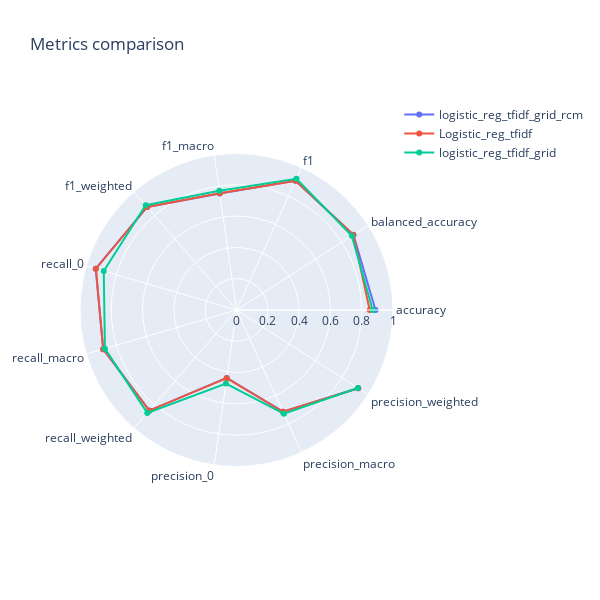
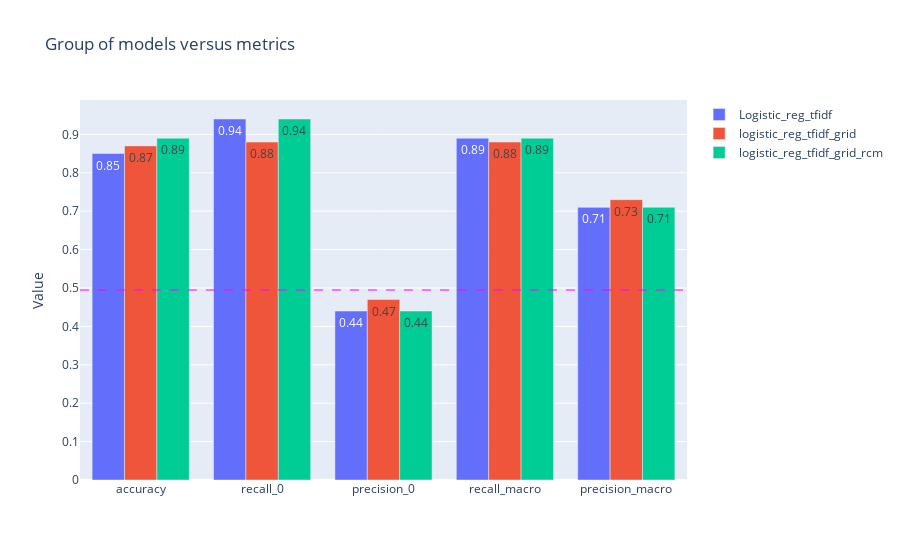
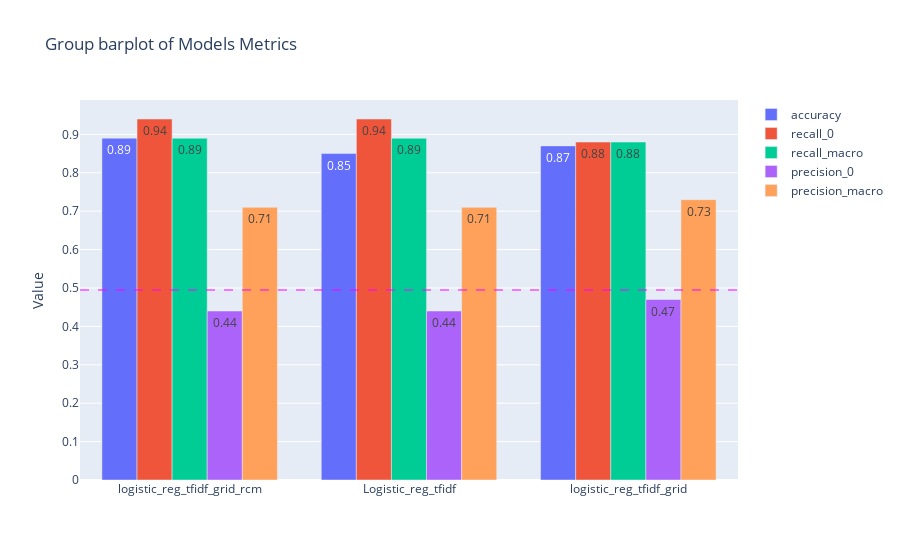

The notebook cell these images were saved under, in order:
### Code cell
# data to compare on log_reg
logreg = ["Logistic_reg_tfidf","logistic_reg_tfidf_grid", "logistic_reg_tfidf_grid_rcm"]
data_logreg = extract_perf(data, logreg)
#data_logreg

# Visualize performance on radar chart
plot_radar_mult(data_logreg)

# Visualize metrics comparison - Group of models vs metrics
barplot_models_group_vs_metric(data_logreg[col_metrics], logreg)

# Visualize on Group bar plot
barplot_model_vs_metrics_group(data_logreg, "accuracy", "recall_0", "recall_macro", "precision_0", "precision_macro" )

### Figure 1 — Plotly figure (JSON) as saved in the notebook; plotly's stock layout.template omitted (floating-point values rounded to 4 significant figures)
{"data": [{"name": "logistic_reg_tfidf_grid_rcm", "r": [0.888, 0.888, 0.9079, 0.7527, 0.8711, 0.9376, 0.888, 0.8501, 0.4385, 0.7143, 0.9246], "theta": ["accuracy", "balanced_accuracy", "f1", "f1_macro", "f1_weighted", "recall_0", "recall_macro", "recall_weighted", "precision_0", "precision_macro", "precision_weighted"], "type": "scatterpolar"}, {"name": "Logistic_reg_tfidf", "r": [0.851, 0.8878, 0.9085, 0.7535, 0.8717, 0.9361, 0.8878, 0.851, 0.4399, 0.7149, 0.9246], "theta": ["accuracy", "balanced_accuracy", "f1", "f1_macro", "f1_weighted", "recall_0", "recall_macro", "recall_weighted", "precision_0", "precision_macro", "precision_weighted"], "type": "scatterpolar"}, {"name": "logistic_reg_tfidf_grid", "r": [0.8702, 0.8762, 0.9218, 0.7698, 0.8858, 0.8841, 0.8762, 0.8702, 0.4749, 0.7286, 0.9221], "theta": ["accuracy", "balanced_accuracy", "f1", "f1_macro", "f1_weighted", "recall_0", "recall_macro", "recall_weighted", "precision_0", "precision_macro", "precision_weighted"], "type": "scatterpolar"}], "layout": {"height": 600, "polar": {"radialaxis": {"range": [0, 1], "visible": true}}, "showlegend": true, "title": {"text": "Metrics comparison"}, "width": 600}}

### Figure 2 — Plotly figure (JSON) as saved in the notebook; plotly's stock layout.template omitted (floating-point values rounded to 4 significant figures)
{"data": [{"name": "Logistic_reg_tfidf", "offsetgroup": "0", "text": ["0.85", "0.94", "0.44", "0.89", "0.71"], "textposition": "auto", "type": "bar", "x": ["accuracy", "recall_0", "precision_0", "recall_macro", "precision_macro"], "y": [0.85, 0.94, 0.44, 0.89, 0.71]}, {"name": "logistic_reg_tfidf_grid", "offsetgroup": "1", "text": ["0.87", "0.88", "0.47", "0.88", "0.73"], "textposition": "auto", "type": "bar", "x": ["accuracy", "recall_0", "precision_0", "recall_macro", "precision_macro"], "y": [0.87, 0.88, 0.47, 0.88, 0.73]}, {"name": "logistic_reg_tfidf_grid_rcm", "offsetgroup": "2", "text": ["0.89", "0.94", "0.44", "0.89", "0.71"], "textposition": "auto", "type": "bar", "x": ["accuracy", "recall_0", "precision_0", "recall_macro", "precision_macro"], "y": [0.89, 0.94, 0.44, 0.89, 0.71]}], "layout": {"shapes": [{"line": {"color": "magenta", "dash": "dash", "width": 1}, "type": "line", "x0": 0, "x1": 1, "xref": "paper", "y0": 0.5, "y1": 0.5, "yref": "paper"}], "title": {"text": "Group of models versus metrics"}, "yaxis": {"title": {"text": "Value"}}}}

### Figure 3 — Plotly figure (JSON) as saved in the notebook; plotly's stock layout.template omitted (floating-point values rounded to 4 significant figures)
{"data": [{"name": "accuracy", "offsetgroup": "0", "text": ["0.89", "0.85", "0.87"], "textposition": "auto", "type": "bar", "x": ["logistic_reg_tfidf_grid_rcm", "Logistic_reg_tfidf", "logistic_reg_tfidf_grid"], "y": [0.89, 0.85, 0.87]}, {"name": "recall_0", "offsetgroup": "1", "text": ["0.94", "0.94", "0.88"], "textposition": "auto", "type": "bar", "x": ["logistic_reg_tfidf_grid_rcm", "Logistic_reg_tfidf", "logistic_reg_tfidf_grid"], "y": [0.94, 0.94, 0.88]}, {"name": "recall_macro", "offsetgroup": "2", "text": ["0.89", "0.89", "0.88"], "textposition": "auto", "type": "bar", "x": ["logistic_reg_tfidf_grid_rcm", "Logistic_reg_tfidf", "logistic_reg_tfidf_grid"], "y": [0.89, 0.89, 0.88]}, {"name": "precision_0", "offsetgroup": "3", "text": ["0.44", "0.44", "0.47"], "textposition": "auto", "type": "bar", "x": ["logistic_reg_tfidf_grid_rcm", "Logistic_reg_tfidf", "logistic_reg_tfidf_grid"], "y": [0.44, 0.44, 0.47]}, {"name": "precision_macro", "offsetgroup": "4", "text": ["0.71", "0.71", "0.73"], "textposition": "auto", "type": "bar", "x": ["logistic_reg_tfidf_grid_rcm", "Logistic_reg_tfidf", "logistic_reg_tfidf_grid"], "y": [0.71, 0.71, 0.73]}], "layout": {"shapes": [{"line": {"color": "magenta", "dash": "dash", "width": 1}, "type": "line", "x0": 0, "x1": 1, "xref": "paper", "y0": 0.5, "y1": 0.5, "yref": "paper"}], "title": {"text": "Group barplot of Models Metrics"}, "yaxis": {"title": {"text": "Value"}}}}
